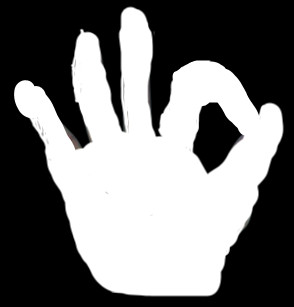
#> input picture HW_2/img/hand3.jpg, 294 x 307 px
$ python Ch16_Q3.py
#> lines starting #> are read from the running program, lines starting #| are printed output that depends on the picture; after the words box and inside, x2 and y2 are one past the last pixel; in counts of white or black regions, pixels touching at a corner belong together
import cv2
import numpy as np
import os # 用於儲存圖片時檢查路徑

# --- 影像檔案名稱 ---
image_file = "img/hand3.jpg"

# --- 讀取影像 ---
img = cv2.imread(image_file)
#> img is the input picture: shape (307, 294, 3); mean B, G, R 116.7, 116.7, 116.7

if img is None:
    print(f"錯誤：無法載入影像 '{image_file}'")
    exit()

# --- 影像前處理 ---
gray = cv2.cvtColor(img, cv2.COLOR_BGR2GRAY)
ret, thresh = cv2.threshold(gray, 10, 255, cv2.THRESH_BINARY)
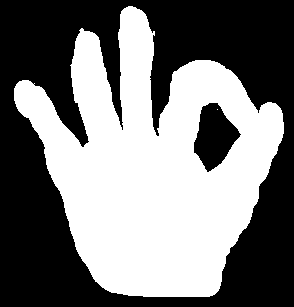
#> thresh: shape (307, 294); 47.5% white; 2 white regions (1 under 20 px)

# --- 尋找輪廓 (包含層級關係) ---
contours, hierarchy = cv2.findContours(thresh, cv2.RETR_TREE, cv2.CHAIN_APPROX_SIMPLE)
#> contours = 3 contours, 1 with area under 20; largest, box (x1, y1, x2, y2) and area: (14, 6, 284, 297) 44192, (193, 102, 242, 173) 2026

# --- 尋找外部和內部輪廓 ---
outer_contour = None
inner_contour = None
outer_defect_count = 0  # 初始化外部缺陷數量
inner_defect_count = 0  # 初始化內部缺陷數量

if contours and hierarchy is not None:
    hierarchy = hierarchy[0]
    outer_contour_index = -1
    inner_contour_index = -1

    # 1. 找最外層輪廓
    for i, h in enumerate(hierarchy):
        if h[3] == -1:
            if outer_contour_index == -1 or cv2.contourArea(contours[i]) > cv2.contourArea(contours[outer_contour_index]):
                 outer_contour_index = i
#> this loop made 3 passes
#> (h, outer_contour_index) on pass 1: ([-1, -1, 1, -1], 0)
#> h on passes 2 to 3: [-1, -1, 2, 0], [-1, -1, -1, 1]
#> after the loop, outer_contour_index = 0

    # 2. 找內部輪廓
    if outer_contour_index != -1:
        outer_contour = contours[outer_contour_index]
#> outer_contour = contour of 584 points, box (x1, y1, x2, y2) (14, 6, 284, 297), area 44192
        for i, h in enumerate(hierarchy):
            if h[3] == outer_contour_index:
                 inner_contour_index = i
                 inner_contour = contours[inner_contour_index]
                 break
#> this loop made 2 passes
#> (h, inner_contour_index) on pass 2: ([-1, -1, 2, 0], 1)
#> h on pass 1: [-1, -1, 1, -1]
    else:
         print("錯誤：未能找到最外層輪廓。")
else:
    print("錯誤：在此影像中找不到任何輪廓或層級資訊。")
    exit()


dst1_inner = img.copy()
dst2_outer = img.copy()

# --- 處理外部輪廓 (Outer Contour) ---
if outer_contour is not None and len(outer_contour) > 3:
    # 1. 計算外部凸包點和線
    outer_hull_points = cv2.convexHull(outer_contour, returnPoints=True)
#> outer_hull_points = contour of 36 points, box (x1, y1, x2, y2) (14, 6, 284, 297), area 53096
    outer_hull_indices = cv2.convexHull(outer_contour, returnPoints=False)
#> outer_hull_indices = 36 values, max 583 at index 0, min 0 at index 35, mean 340.2

    # 繪製到 dst2 (外部凸包線)
    cv2.drawContours(dst2_outer, [outer_hull_points], -1, (0, 255, 0), 2) # 綠色線
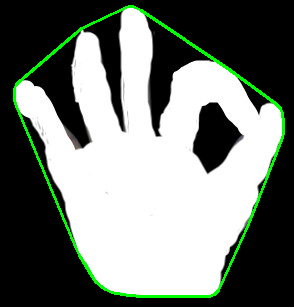
#> dst2_outer: shape (307, 294, 3); 2.78% of pixels changed, all inside (x1, y1, x2, y2) = (13, 5, 285, 298)

    # 2. 計算並繪製外部凸缺陷到 dst2，並計算數量
    if outer_hull_indices is not None and len(outer_hull_indices) > 3:
        outer_defects = cv2.convexityDefects(outer_contour, outer_hull_indices)
#> outer_defects = 29 rows, first 6: [0, 86, 30, 28099], [86, 191, 143, 23489], [192, 196, 193, 114], [197, 201, 198, 162], [201, 289, 228, 2846], [289, 295, 290, 114]
        if outer_defects is not None:
            outer_defect_count = outer_defects.shape[0] # <--- 計算外部缺陷數量
#> outer_defect_count = 29
            for i in range(outer_defect_count):
                s, e, f, d = outer_defects[i, 0]
                far = tuple(outer_contour[f][0])
                cv2.circle(dst2_outer, far, 5, (0, 0, 255), -1) # 紅色點 (缺陷點)
#> this loop made 29 passes
#> (s, e, f, d, far) on passes 1 to 12: (0, 86, 30, 28099, (122, 130)), (86, 191, 143, 23489, (83, 147)), (192, 196, 193, 114, (16, 85)), (197, 201, 198, 162, (15, 101)), (201, 289, 228, 2846, (44, 144)), (289, 295, 290, 114, (77, 250)), (295, 299, 296, 176, (81, 257)), (299, 313, 302, 376, (88, 267)), (313, 315, 314, 142, (95, 280)), (315, 317, 316, 167, (96, 281)), (317, 319, 318, 142, (103, 287)), (319, 325, 320, 114, (106, 289))
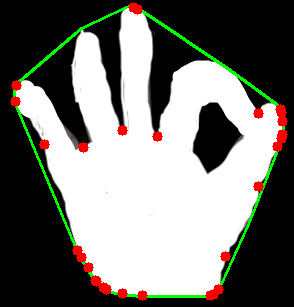
#> dst2_outer: shape (307, 294, 3); 2.24% of pixels changed, all inside (x1, y1, x2, y2) = (10, 2, 288, 301)

# --- 處理內部輪廓 (Inner Contour) ---
if inner_contour is not None and len(inner_contour) > 3:
    # 1. 計算內部凸包點
    inner_hull_points = cv2.convexHull(inner_contour, returnPoints=True)
#> inner_hull_points = contour of 20 points, box (x1, y1, x2, y2) (193, 102, 242, 173), area 2154
    inner_hull_indices = cv2.convexHull(inner_contour, returnPoints=False)
#> inner_hull_indices = 20 values from 0 to 79

    # 繪製到 dst1 (內部凸包線和點)
    if inner_hull_points is not None:
        # 繪製內部凸包線 (綠色)
        cv2.drawContours(dst1_inner, [inner_hull_points], -1, (0, 255, 0), 2)
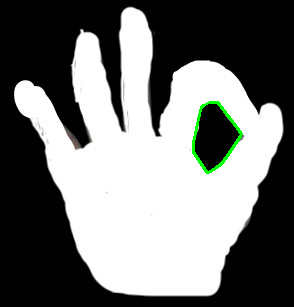
#> dst1_inner: shape (307, 294, 3); 0.62% of pixels changed, all inside (x1, y1, x2, y2) = (192, 101, 243, 174)
        # 繪製內部凸包點 (紅色)
        for point in inner_hull_points:
            cv2.circle(dst1_inner, tuple(point[0]), 3, (0, 0, 255), -1)
#> this loop made 20 passes
#> point on passes 1 to 12: [[209, 102]], [[217, 102]], [[218, 103]], [[238, 129]], [[241, 134]], [[240, 136]], [[225, 158]], [[222, 162]], [[220, 164]], [[216, 167]], [[210, 171]], [[208, 172]]
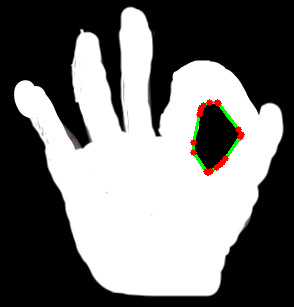
#> dst1_inner: shape (307, 294, 3); 0.49% of pixels changed, all inside (x1, y1, x2, y2) = (190, 99, 245, 176)

    # 2. 計算內部凸缺陷數量 (不需要繪製缺陷點，只需要數量)
    if inner_hull_indices is not None and len(inner_hull_indices) > 3:
        inner_defects = cv2.convexityDefects(inner_contour, inner_hull_indices)
#> inner_defects = 13 rows, first 6: [79, 0, 80, 229], [2, 14, 13, 562], [14, 18, 17, 176], [18, 20, 19, 114], [20, 34, 21, 404], [34, 36, 35, 154]
        if inner_defects is not None:
            inner_defect_count = inner_defects.shape[0] # <--- 計算內部缺陷數量
#> inner_defect_count = 13

# --- 在影像上繪製凸缺陷數量 ---
font = cv2.FONT_HERSHEY_SIMPLEX
#> font = 0
font_scale = 0.6
color = (255, 255, 255) # 白色文字
thickness = 1


inner_text = f"Defects: {inner_defect_count}"
#> inner_text = 'Defects: 13'
print("凸缺陷數量 (內部):", inner_defect_count)
#| 凸缺陷數量 (內部): 13
print("凸缺陷數量 (外部):", outer_defect_count)
#| 凸缺陷數量 (外部): 29


# --- 顯示最終結果視窗 (使用您指定的 dst1 和 dst2 標題) ---
cv2.imshow('src', img)
cv2.imshow('dst1', dst1_inner) # 顯示內部處理結果，標題為 dst1
cv2.imshow('dst2', dst2_outer) # 顯示外部處理結果，標題為 dst2

cv2.imwrite("Result image/Ch16_Q3_dst1.jpg", dst1_inner)
cv2.imwrite("Result image/Ch16_Q3_dst2.jpg", dst2_outer)

cv2.waitKey(0)
cv2.destroyAllWindows()

$ run again, with HW_2/img/cloud.jpg copied over HW_2/img/hand3.jpg
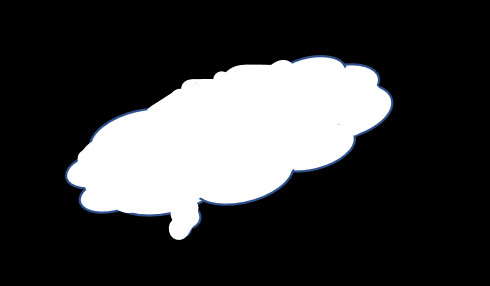
#> input picture HW_2/img/cloud.jpg, 490 x 286 px
#> img is the input picture: shape (286, 490, 3); mean B, G, R 61.5, 60.9, 60.6
#> `ret, thresh = cv2.threshold(gray, 10, 255, cv2.THRESH_BINARY)`:
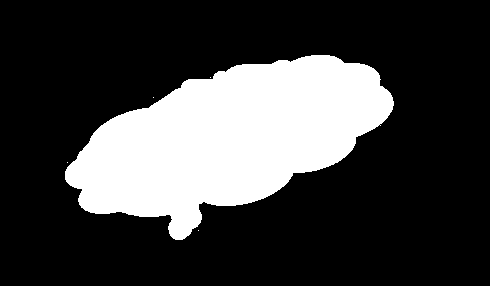
#> thresh: shape (286, 490); 24.8% white; 5 white regions (4 under 20 px)
#> contours = 5 contours, 4 with area under 20; largest, box (x1, y1, x2, y2) and area: (65, 55, 394, 240) 34356
#> the loop `for i, h in enumerate(hierarchy):` made 5 passes
#> (h, outer_contour_index) on passes 1, 5: ([1, -1, -1, -1], 0), ([-1, 3, -1, -1], 4)
#> after the loop `for i, h in enumerate(hierarchy):`: outer_contour_index = 4
#> outer_contour = contour of 375 points, box (x1, y1, x2, y2) (65, 55, 394, 240), area 34356
#> the loop `for i, h in enumerate(hierarchy):` made 5 passes
#> h on passes 1 to 5: [1, -1, -1, -1], [2, 0, -1, -1], [3, 1, -1, -1], [4, 2, -1, -1], [-1, 3, -1, -1]
#> outer_hull_points = contour of 36 points, box (x1, y1, x2, y2) (65, 55, 394, 240), area 37280
#> outer_hull_indices = 36 values, max 374 at index 0, min 0 at index 35, mean 221.1
#> outer_defects = 30 rows, first 6: [0, 25, 13, 1082], [25, 27, 26, 210], [27, 44, 43, 1720], [44, 48, 45, 114], [48, 96, 73, 1939], [96, 102, 97, 142]
#> the loop `for i in range(outer_defect_count):` made 30 passes
#> (s, e, f, d, far) on passes 1 to 8: (0, 25, 13, 1082, (290, 62)), (25, 27, 26, 210, (241, 65)), (27, 44, 43, 1720, (212, 79)), (44, 48, 45, 114, (187, 80)), (48, 96, 73, 1939, (148, 108)), (96, 102, 97, 142, (108, 121)), (103, 123, 120, 634, (77, 158)), (123, 127, 124, 114, (67, 168))
#> after the loop `for i in range(outer_defect_count):`:
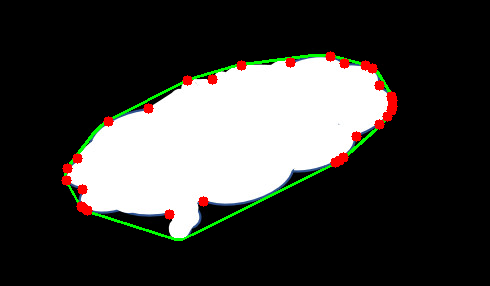
#> dst2_outer: shape (286, 490, 3); mean B, G, R 59.4, 62.3, 62.8
#> font = 0
#| 凸缺陷數量 (外部): 30
